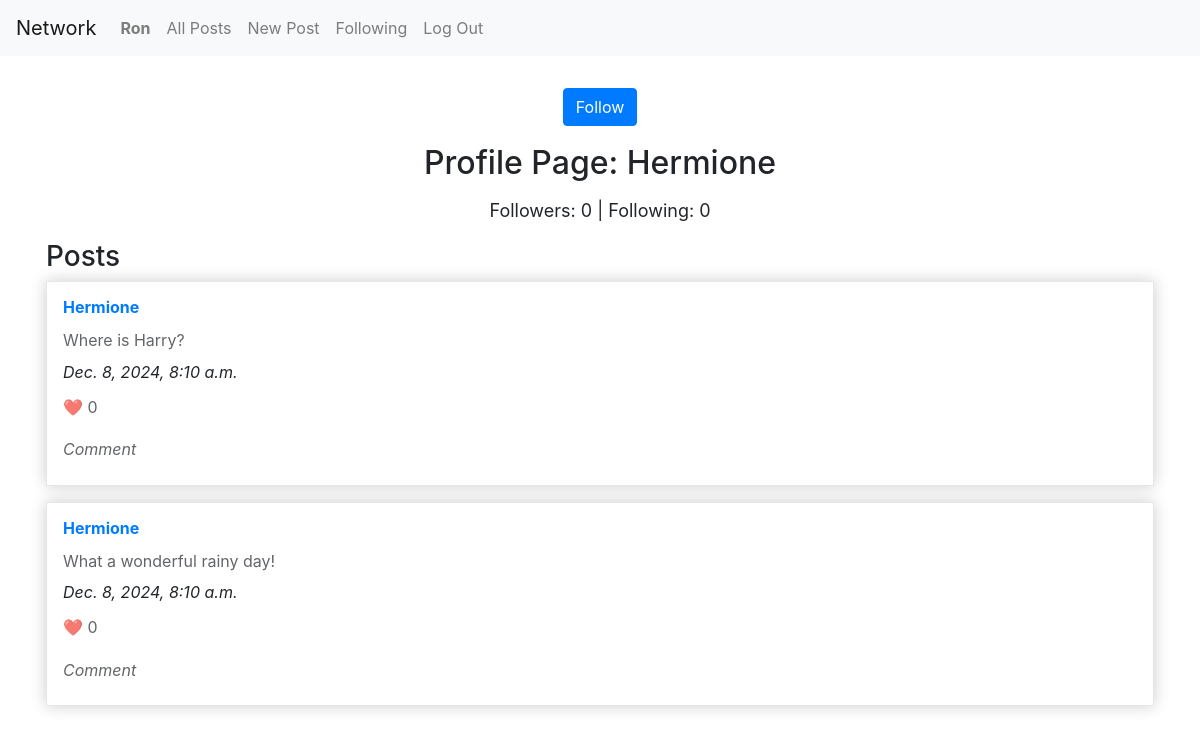
The app's page /profile/Hermione (signed in) with its own data.
### network/models.py (models this page shows)
class User(AbstractUser):
    pass

class Post(models.Model):
    user = models.ForeignKey("User", on_delete=models.CASCADE, related_name="posts")
    content = models.TextField()
    date = models.DateTimeField(auto_now_add=True)
    likes = models.ManyToManyField("User", related_name="liked_posts", blank=True)

### network/views.py (the view)
# urls.py: path("profile/<str:username>", views.profile, name="profile"),
def profile(request, username):
    user_profile = User.objects.get(username=username)
    posts = Post.objects.all().filter(user=user_profile).order_by("-date")
    followers = Follow.objects.filter(user=user_profile.id).count()
    current_user = request.user
    current_user_id = request.user.id
    following = Follow.objects.filter(following=user_profile.id).count()
    if request.user.is_authenticated:
        is_following = Follow.objects.filter(user=user_profile, following=current_user).exists()
    return render(request, "network/profile.html", {
        "user_profile": user_profile,
        "posts": posts,
        "is_following": is_following,
        "current_user": current_user,
        "following": following,
        "followers": followers
    })

### network/templates/network/profile.html
{% extends "network/layout.html" %}
{% load static %}
{% block body %}
  <div class="container">
    {% if user.is_authenticated and user != user_profile %}
      <div class="button-left">
        {% if is_following %}
          <a class="btn btn-primary" id="unfollow-btn" href="{% url 'follow' user_profile %}">Unfollow</a>
        {% else %}
          <a class="btn btn-primary" id="follow-btn" href="{% url 'follow' user_profile %}">Follow</a>
        {% endif %}
      </div>
    {% endif %}
    <h2>Profile Page: {{ user_profile }}</h2>
    <p class="follower-content">Followers: {{ followers }} | Following: {{ following }}</p>
    <h3>Posts</h3>
    {% for post in posts %}
      <div class="card-post">
        <h3><a href="{% url 'profile' post.user %}">{{post.user}}</a></h3>
        <p>
          {{ post.content }}
        </p>
        <i>{{post.date}}</i>
        <p>❤️ 0</p>
        <p><i>Comment</i></p>
      </div>
    {% endfor %}
  </div>
{% endblock %}

### network/templates/network/layout.html (shortened to what this page needs)
{% load static %}
<!DOCTYPE html>
<html lang="en">
    <head>
        <link rel="stylesheet" href="https://stackpath.bootstrapcdn.com/bootstrap/4.4.1/css/bootstrap.min.css">
        <link href="{% static 'network/styles.css' %}" rel="stylesheet">
    </head>
    <body>
        <nav class="navbar navbar-expand-lg navbar-light bg-light">
            <a class="navbar-brand" href="{% url 'index' %}">Network</a>
            <div>
              <ul class="navbar-nav mr-auto">
                {% if user.is_authenticated %}
                    <li class="nav-item">
                        <a class="nav-link" href="{% url 'index' %}"><strong>{{ user.username }}</strong></a>
                    </li>
                {% endif %}
                <li class="nav-item">
                  <a class="nav-link" href="{% url 'index' %}">All Posts</a>
                </li>
                {% if user.is_authenticated %}
                    <li class="nav-item">
                      <a class="nav-link" href="{% url 'new_post' %}">New Post</a>
                    </li>
                    <li class="nav-item">
                        <a class="nav-link" href="{% url 'following' %}">Following</a>
                    </li>
                    <li class="nav-item">
                        <a class="nav-link" href="{% url 'logout' %}">Log Out</a>
                    </li>
                {% endif %}
              </ul>
            </div>
          </nav>
        <div class="body">
            {% block body %}
            {% endblock %}
        </div>
    </body>
</html>

### network/static/network/styles.css (style rules this page uses)
.container { max-width: auto; margin-top: 32px; padding: 0 16px; }
.container h2 { margin-bottom: 16px; text-align: center; }
.follower-content { text-align: center; font-size: 18px; line-height: 1.4; }
.button-left { text-align: center; margin-bottom: 18px; }
.card-post { margin-bottom: 16px; padding: 1em; overflow: hidden; height: auto; background: white; border: solid 1px #e6e6e6; box-shadow: 0 0 15px rgba(0,0,0,0.2); display: flex; flex-direction: column; }
.card-post h3 { font-size: 16px; font-weight: bold; margin: 0; }
.card-post p { font-size: 16px; line-height: 1.4; opacity: .7; margin-bottom: 8px; margin-top: 12px; }

### records on screen
User: username "Ron"
User: username "Hermione"
Post: user "Hermione", content "Where is Harry?", date "Dec. 8, 2024, 8:10 a.m."
Post: user "Hermione", content "What a wonderful rainy day!", date "Dec. 8, 2024, 8:10 a.m."

### other values on screen
{{ followers }} "0"
{{ following }} "0"
